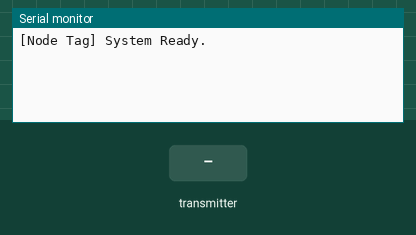
A sketch run on a simulated ESP32. Parts: the last lines printed to the serial monitor. Inputs (shaded band) come from the test bench.

Above: at 1.2 s.
1.3 s: the transmitter starts sending Data1 = 0
At 1.66 s:
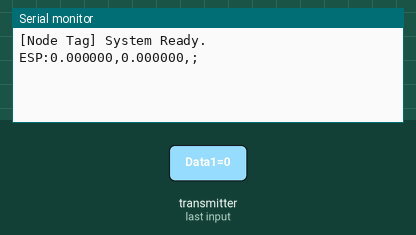
3.3 s: the transmitter starts sending Data2 = 25
At 3.66 s:
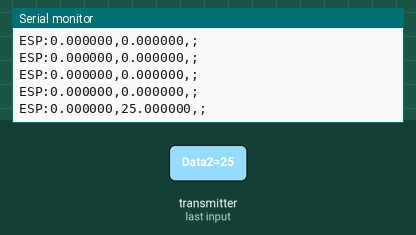
4.8 s: the transmitter starts sending Data3 = 0
At 5.16 s:
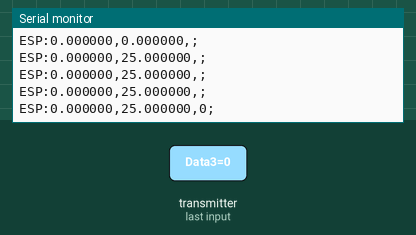
6.3 s: the transmitter starts sending Data1 = 25
At 6.66 s:
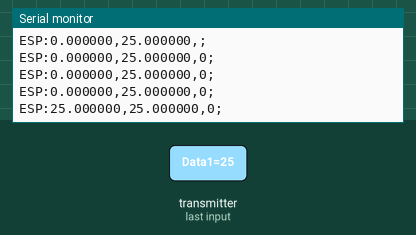
7.8 s: the transmitter starts sending Data2 = 0
At 8.16 s:
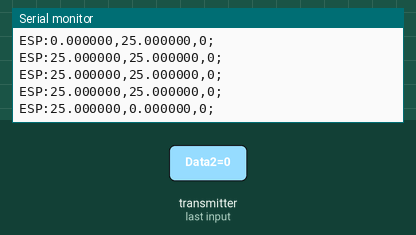
9.3 s: the transmitter starts sending Data3 = 1
At 9.66 s:
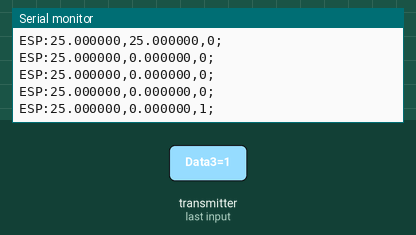

Measured:
- after the input at 1.3 s, the serial monitor: prints a new line after 0.05 s (image 1)
- after the input at 3.3 s, the serial monitor: prints a new line after 0.05 s (image 2)
- after the input at 4.8 s, the serial monitor: prints a new line after 0.05 s (image 3)
- after the input at 6.3 s, the serial monitor: prints a new line after 0.05 s (image 4)
- after the input at 7.8 s, the serial monitor: prints a new line after 0.05 s (image 5)
- after the input at 9.3 s, the serial monitor: prints a new line after 0.05 s (image 6)

The sketch:

Node_Tag.ino
```cpp
/*
 * Module: ESP-NOW Network Node Tag (Drone)
 * Description: Mobile mesh node.
 * Peers: Anchor 1, Anchor 2, Anchor 3.
 */

#include <esp_now.h>
#include <WiFi.h>

// --- Network Peers (MAC Addresses) ---
uint8_t mac_A1[] = {0xec, 0x62, 0x60, 0xe4, 0x1d, 0xfc};
uint8_t mac_A2[] = {0xc8, 0xf0, 0x9e, 0x52, 0x50, 0x94};
uint8_t mac_A3[] = {0xec, 0x62, 0x60, 0xe3, 0x87, 0x9c};

typedef struct struct_message {
  double Data1;
  double Data2;
  char Data3[32];
} struct_message;

struct_message tx_packet;
struct_message rx_packet;
String incomingSerialLine = "";

void OnDataSent(const uint8_t *mac_addr, esp_now_send_status_t status) {
  // Transmission status
}

void OnDataRecv(const uint8_t * mac, const uint8_t *incomingData, int len) {
  memcpy(&rx_packet, incomingData, sizeof(rx_packet));
  Serial.printf("ESP:%f,%f,%s;\n", rx_packet.Data1, rx_packet.Data2, rx_packet.Data3);
}

void addPeer(const uint8_t *mac_addr) {
  esp_now_peer_info_t peerInfo = {};
  memcpy(peerInfo.peer_addr, mac_addr, 6);
  peerInfo.channel = 0;
  peerInfo.encrypt = false;
  if (esp_now_add_peer(&peerInfo) != ESP_OK) Serial.println("[Error] Failed to add peer");
}

void parseSerialData(String line) {
  line.trim();
  if (!line.endsWith(";")) return;
  line.remove(line.length() - 1);

  int firstComma = line.indexOf(',');
  int secondComma = line.indexOf(',', firstComma + 1);
  if (firstComma == -1 || secondComma == -1) return;

  tx_packet.Data1 = line.substring(0, firstComma).toFloat();
  tx_packet.Data2 = line.substring(firstComma + 1, secondComma).toFloat();
  line.substring(secondComma + 1).toCharArray(tx_packet.Data3, sizeof(tx_packet.Data3));

  esp_now_send(0, (uint8_t *) &tx_packet, sizeof(tx_packet));
}

void setup() {
  Serial.begin(115200);
  WiFi.mode(WIFI_STA);

  if (esp_now_init() != ESP_OK) return;

  esp_now_register_send_cb(OnDataSent);
  esp_now_register_recv_cb(esp_now_recv_cb_t(OnDataRecv));

  addPeer(mac_A1);
  addPeer(mac_A2);
  addPeer(mac_A3);

  Serial.println("[Node Tag] System Ready.");
}

void loop() {
  while (Serial.available()) {
    char c = Serial.read();
    if (c == '\n') {
      parseSerialData(incomingSerialLine);
      incomingSerialLine = "";
    } else {
      incomingSerialLine += c;
    }
  }
}
```
